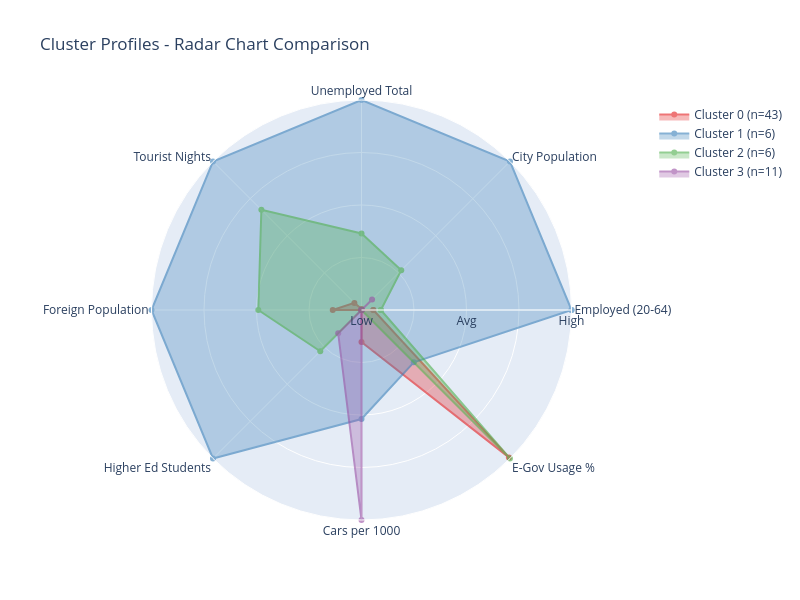

Write notebook code for a chart like this one.
### Code cell
# Combined radar chart with all clusters
fig = go.Figure()

colors = px.colors.qualitative.Set1

for i, cluster_id in enumerate(sorted(radar_df.index)):
    values = radar_df.loc[cluster_id].tolist()
    # Close the radar by appending first value
    values += [values[0]]
    categories = top_features + [top_features[0]]
    
    n_cities = len(labels_df[labels_df["cluster_id"] == cluster_id])
    
    fig.add_trace(go.Scatterpolar(
        r=values,
        theta=categories,
        fill="toself",
        name=f"Cluster {cluster_id} (n={n_cities})",
        line=dict(color=colors[i % len(colors)]),
        opacity=0.6
    ))

fig.update_layout(
    polar=dict(
        radialaxis=dict(
            visible=True,
            range=[0, 1],
            tickvals=[0, 0.25, 0.5, 0.75, 1.0],
            ticktext=["Low", "", "Avg", "", "High"]
        )
    ),
    title="Cluster Profiles - Radar Chart Comparison",
    width=800,
    height=600,
    showlegend=True,
)

fig.show()
fig.write_html(RUN_DIR / f"radar_combined_{ALGORITHM}.html")
print(f"Saved radar chart to: {RUN_DIR / f'radar_combined_{ALGORITHM}.html'}")

### Figure 1 — Plotly figure (JSON) as saved in the notebook; plotly's stock layout.template omitted (floating-point values rounded to 4 significant figures)
{"data": [{"fill": "toself", "line": {"color": "rgb(228,26,28)"}, "name": "Cluster 0 (n=43)", "opacity": 0.6, "r": [0.05638, 0, 0.005318, 0.04784, 0.1369, 0, 0.1526, 0.9927, 0.05638], "theta": ["Employed (20-64)", "City Population", "Unemployed Total", "Tourist Nights", "Foreign Population", "Higher Ed Students", "Cars per 1000", "E-Gov Usage %", "Employed (20-64)"], "type": "scatterpolar"}, {"fill": "toself", "line": {"color": "rgb(55,126,184)"}, "name": "Cluster 1 (n=6)", "opacity": 0.6, "r": [1, 1, 1, 1, 1, 1, 0.5191, 0.3519, 1], "theta": ["Employed (20-64)", "City Population", "Unemployed Total", "Tourist Nights", "Foreign Population", "Higher Ed Students", "Cars per 1000", "E-Gov Usage %", "Employed (20-64)"], "type": "scatterpolar"}, {"fill": "toself", "line": {"color": "rgb(77,175,74)"}, "name": "Cluster 2 (n=6)", "opacity": 0.6, "r": [0.09204, 0.2677, 0.3645, 0.6743, 0.4913, 0.2776, 0, 1, 0.09204], "theta": ["Employed (20-64)", "City Population", "Unemployed Total", "Tourist Nights", "Foreign Population", "Higher Ed Students", "Cars per 1000", "E-Gov Usage %", "Employed (20-64)"], "type": "scatterpolar"}, {"fill": "toself", "line": {"color": "rgb(152,78,163)"}, "name": "Cluster 3 (n=11)", "opacity": 0.6, "r": [0, 0.07123, 0, 0, 0, 0.1569, 1, 0, 0], "theta": ["Employed (20-64)", "City Population", "Unemployed Total", "Tourist Nights", "Foreign Population", "Higher Ed Students", "Cars per 1000", "E-Gov Usage %", "Employed (20-64)"], "type": "scatterpolar"}], "layout": {"height": 600, "polar": {"radialaxis": {"range": [0, 1], "ticktext": ["Low", "", "Avg", "", "High"], "tickvals": [0, 0.25, 0.5, 0.75, 1], "visible": true}}, "showlegend": true, "title": {"text": "Cluster Profiles - Radar Chart Comparison"}, "width": 800}}
